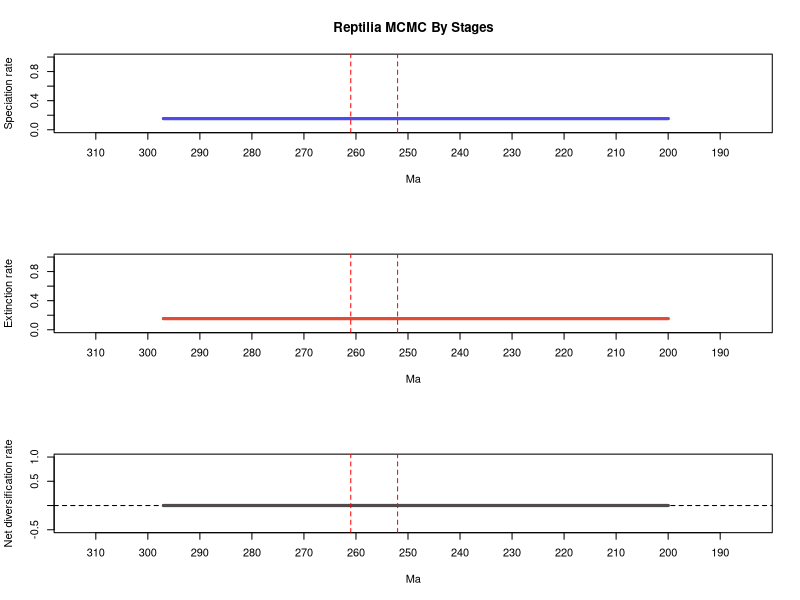

The R script that drew this image:
# 1 files combined:
# 	C:\Users\SimoesLabAdmin\Documents\BDNN_Arielli\reptilia\mcmc_predictors\B_covar_mcmc\combined_logs_full/combined_10_marginal_rates.log

# 95% HPDs calculated using code from Biopy (https://www.cs.auckland.ac.nz/~yhel002/biopy/)

pdf(file='C:/Users/SimoesLabAdmin/Documents/BDNN_Arielli/reptilia/mcmc_predictors/B_covar_mcmc/combined_logs_full/combined_10_marginal_rates_RTT_plot2.pdf', width = 8, height=10.8)
par(mfrow=c(3,1))
library(scales)
plot_RTT <- function (age,hpd_M,hpd_m,mean_m,color){
    N=100
    beta=(1:(N-1))/N
    alpha_shape=0.25
    cat=1-(beta^(1./alpha_shape))
    for (i in 1:(N-1)){
        trans= 1/N + 2/N
        polygon(c(age, rev(age)), c(hpd_M-((hpd_M-mean_m)*cat[i]), rev(hpd_m+((mean_m-hpd_m)*cat[i]))), col = alpha(color,trans), border = NA)
    }
    lines(rev(age), rev(mean_m), col = color, lwd=3)
}
    
L_hpd_m95=c(NA, NA,NA,NA,NA,NA,NA,NA,NA,NA,NA,NA,NA,NA,NA,NA,NA,NA,NA,NA,NA,NA,NA,NA,NA,NA,NA,NA,NA,NA,NA,NA,NA,NA,NA,NA,NA,NA,NA,NA,NA,NA,NA,NA,NA,NA,NA,NA,NA,NA,NA,NA,NA,NA,NA,NA,NA,NA,NA,NA,NA,NA,NA,NA,NA,NA,NA,NA,NA,NA,NA,NA,NA,NA,NA,NA,NA,NA,NA,NA,NA,NA,NA,NA,NA,NA,NA,NA,NA,NA,NA,NA,NA,NA,NA,NA,NA,NA,NA,NA,NA,NA,NA,NA,NA,NA,NA,NA,NA,NA,NA,NA,NA,NA,NA,NA,NA,NA,NA,NA,NA,NA,NA,NA,NA,NA,NA,NA,NA,NA,NA,NA,NA,NA,NA,NA,NA,NA,NA,NA,NA,NA,NA,NA,NA,NA,NA,NA,NA,NA,NA,NA,NA,NA,NA,NA,NA,NA,NA,NA,NA,NA,NA,NA,NA,NA,NA,NA,NA,NA,NA,NA,NA,NA,NA,NA,NA,NA,NA,NA,NA,NA,NA,NA,NA,NA,NA,NA,NA,NA,NA,NA,NA,NA,NA,NA,NA,NA,NA,NA,0.141898,0.141898,0.141898,0.141898,0.141898,0.141898,0.141898,0.141898,0.141898,0.141898,0.141898,0.141898,0.141898,0.141898,0.141898,0.141898,0.141898,0.141898,0.141898,0.141898,0.141898,0.141898,0.141898,0.141898,0.141898,0.141898,0.141898,0.141898,0.141898,0.141898,0.141898,0.141898,0.141898,0.141898,0.141898,0.141898,0.141898,0.141898,0.141898,0.141898,0.141898,0.141898,0.141898,0.141898,0.141898,0.141898,0.141898,0.141898,0.141898,0.141898,0.141898,0.141898,0.141898,0.141898,0.141898,0.141898,0.141898,0.141898,0.141898,0.141898,0.141898,0.141898,0.141898,0.141898,0.141898,0.141898,0.141898,0.141898,0.141898,0.141898,0.141898,0.141898,0.141898,0.141898,0.141898,0.141898,0.141898,0.141898,0.141898,0.141898,0.141898,0.141898,0.141898,0.141898,0.141898,0.141898,0.141898,0.141898,0.141898,0.141898,0.141898,0.141898,0.141898,0.141898,0.141898,0.141898,0.141898,0.141898)
L_hpd_M95=c(NA, NA,NA,NA,NA,NA,NA,NA,NA,NA,NA,NA,NA,NA,NA,NA,NA,NA,NA,NA,NA,NA,NA,NA,NA,NA,NA,NA,NA,NA,NA,NA,NA,NA,NA,NA,NA,NA,NA,NA,NA,NA,NA,NA,NA,NA,NA,NA,NA,NA,NA,NA,NA,NA,NA,NA,NA,NA,NA,NA,NA,NA,NA,NA,NA,NA,NA,NA,NA,NA,NA,NA,NA,NA,NA,NA,NA,NA,NA,NA,NA,NA,NA,NA,NA,NA,NA,NA,NA,NA,NA,NA,NA,NA,NA,NA,NA,NA,NA,NA,NA,NA,NA,NA,NA,NA,NA,NA,NA,NA,NA,NA,NA,NA,NA,NA,NA,NA,NA,NA,NA,NA,NA,NA,NA,NA,NA,NA,NA,NA,NA,NA,NA,NA,NA,NA,NA,NA,NA,NA,NA,NA,NA,NA,NA,NA,NA,NA,NA,NA,NA,NA,NA,NA,NA,NA,NA,NA,NA,NA,NA,NA,NA,NA,NA,NA,NA,NA,NA,NA,NA,NA,NA,NA,NA,NA,NA,NA,NA,NA,NA,NA,NA,NA,NA,NA,NA,NA,NA,NA,NA,NA,NA,NA,NA,NA,NA,NA,NA,NA,0.165536,0.165536,0.165536,0.165536,0.165536,0.165536,0.165536,0.165536,0.165536,0.165536,0.165536,0.165536,0.165536,0.165536,0.165536,0.165536,0.165536,0.165536,0.165536,0.165536,0.165536,0.165536,0.165536,0.165536,0.165536,0.165536,0.165536,0.165536,0.165536,0.165536,0.165536,0.165536,0.165536,0.165536,0.165536,0.165536,0.165536,0.165536,0.165536,0.165536,0.165536,0.165536,0.165536,0.165536,0.165536,0.165536,0.165536,0.165536,0.165536,0.165536,0.165536,0.165536,0.165536,0.165536,0.165536,0.165536,0.165536,0.165536,0.165536,0.165536,0.165536,0.165536,0.165536,0.165536,0.165536,0.165536,0.165536,0.165536,0.165536,0.165536,0.165536,0.165536,0.165536,0.165536,0.165536,0.165536,0.165536,0.165536,0.165536,0.165536,0.165536,0.165536,0.165536,0.165536,0.165536,0.165536,0.165536,0.165536,0.165536,0.165536,0.165536,0.165536,0.165536,0.165536,0.165536,0.165536,0.165536,0.165536)
M_hpd_m95=c(NA, NA,NA,NA,NA,NA,NA,NA,NA,NA,NA,NA,NA,NA,NA,NA,NA,NA,NA,NA,NA,NA,NA,NA,NA,NA,NA,NA,NA,NA,NA,NA,NA,NA,NA,NA,NA,NA,NA,NA,NA,NA,NA,NA,NA,NA,NA,NA,NA,NA,NA,NA,NA,NA,NA,NA,NA,NA,NA,NA,NA,NA,NA,NA,NA,NA,NA,NA,NA,NA,NA,NA,NA,NA,NA,NA,NA,NA,NA,NA,NA,NA,NA,NA,NA,NA,NA,NA,NA,NA,NA,NA,NA,NA,NA,NA,NA,NA,NA,NA,NA,NA,NA,NA,NA,NA,NA,NA,NA,NA,NA,NA,NA,NA,NA,NA,NA,NA,NA,NA,NA,NA,NA,NA,NA,NA,NA,NA,NA,NA,NA,NA,NA,NA,NA,NA,NA,NA,NA,NA,NA,NA,NA,NA,NA,NA,NA,NA,NA,NA,NA,NA,NA,NA,NA,NA,NA,NA,NA,NA,NA,NA,NA,NA,NA,NA,NA,NA,NA,NA,NA,NA,NA,NA,NA,NA,NA,NA,NA,NA,NA,NA,NA,NA,NA,NA,NA,NA,NA,NA,NA,NA,NA,NA,NA,NA,NA,NA,NA,NA,0.141945,0.141945,0.141945,0.141945,0.141945,0.141945,0.141945,0.141945,0.141945,0.141945,0.141945,0.141945,0.141945,0.141945,0.141945,0.141945,0.141945,0.141945,0.141945,0.141945,0.141945,0.141945,0.141945,0.141945,0.141945,0.141945,0.141945,0.141945,0.141945,0.141945,0.141945,0.141945,0.141945,0.141945,0.141945,0.141945,0.141945,0.141945,0.141945,0.141945,0.141945,0.141945,0.141945,0.141945,0.141945,0.141945,0.141945,0.141945,0.141945,0.141945,0.141945,0.141945,0.141945,0.141945,0.141945,0.141945,0.141945,0.141945,0.141945,0.141945,0.141945,0.141945,0.141945,0.141945,0.141945,0.141945,0.141945,0.141945,0.141945,0.141945,0.141945,0.141945,0.141945,0.141945,0.141945,0.141945,0.141945,0.141945,0.141945,0.141945,0.141945,0.141945,0.141945,0.141945,0.141945,0.141945,0.141945,0.141945,0.141945,0.141945,0.141945,0.141945,0.141945,0.141945,0.141945,0.141945,0.141945,0.141945)
M_hpd_M95=c(NA, NA,NA,NA,NA,NA,NA,NA,NA,NA,NA,NA,NA,NA,NA,NA,NA,NA,NA,NA,NA,NA,NA,NA,NA,NA,NA,NA,NA,NA,NA,NA,NA,NA,NA,NA,NA,NA,NA,NA,NA,NA,NA,NA,NA,NA,NA,NA,NA,NA,NA,NA,NA,NA,NA,NA,NA,NA,NA,NA,NA,NA,NA,NA,NA,NA,NA,NA,NA,NA,NA,NA,NA,NA,NA,NA,NA,NA,NA,NA,NA,NA,NA,NA,NA,NA,NA,NA,NA,NA,NA,NA,NA,NA,NA,NA,NA,NA,NA,NA,NA,NA,NA,NA,NA,NA,NA,NA,NA,NA,NA,NA,NA,NA,NA,NA,NA,NA,NA,NA,NA,NA,NA,NA,NA,NA,NA,NA,NA,NA,NA,NA,NA,NA,NA,NA,NA,NA,NA,NA,NA,NA,NA,NA,NA,NA,NA,NA,NA,NA,NA,NA,NA,NA,NA,NA,NA,NA,NA,NA,NA,NA,NA,NA,NA,NA,NA,NA,NA,NA,NA,NA,NA,NA,NA,NA,NA,NA,NA,NA,NA,NA,NA,NA,NA,NA,NA,NA,NA,NA,NA,NA,NA,NA,NA,NA,NA,NA,NA,NA,0.165576,0.165576,0.165576,0.165576,0.165576,0.165576,0.165576,0.165576,0.165576,0.165576,0.165576,0.165576,0.165576,0.165576,0.165576,0.165576,0.165576,0.165576,0.165576,0.165576,0.165576,0.165576,0.165576,0.165576,0.165576,0.165576,0.165576,0.165576,0.165576,0.165576,0.165576,0.165576,0.165576,0.165576,0.165576,0.165576,0.165576,0.165576,0.165576,0.165576,0.165576,0.165576,0.165576,0.165576,0.165576,0.165576,0.165576,0.165576,0.165576,0.165576,0.165576,0.165576,0.165576,0.165576,0.165576,0.165576,0.165576,0.165576,0.165576,0.165576,0.165576,0.165576,0.165576,0.165576,0.165576,0.165576,0.165576,0.165576,0.165576,0.165576,0.165576,0.165576,0.165576,0.165576,0.165576,0.165576,0.165576,0.165576,0.165576,0.165576,0.165576,0.165576,0.165576,0.165576,0.165576,0.165576,0.165576,0.165576,0.165576,0.165576,0.165576,0.165576,0.165576,0.165576,0.165576,0.165576,0.165576,0.165576)
R_hpd_m95=c(NA, NA,NA,NA,NA,NA,NA,NA,NA,NA,NA,NA,NA,NA,NA,NA,NA,NA,NA,NA,NA,NA,NA,NA,NA,NA,NA,NA,NA,NA,NA,NA,NA,NA,NA,NA,NA,NA,NA,NA,NA,NA,NA,NA,NA,NA,NA,NA,NA,NA,NA,NA,NA,NA,NA,NA,NA,NA,NA,NA,NA,NA,NA,NA,NA,NA,NA,NA,NA,NA,NA,NA,NA,NA,NA,NA,NA,NA,NA,NA,NA,NA,NA,NA,NA,NA,NA,NA,NA,NA,NA,NA,NA,NA,NA,NA,NA,NA,NA,NA,NA,NA,NA,NA,NA,NA,NA,NA,NA,NA,NA,NA,NA,NA,NA,NA,NA,NA,NA,NA,NA,NA,NA,NA,NA,NA,NA,NA,NA,NA,NA,NA,NA,NA,NA,NA,NA,NA,NA,NA,NA,NA,NA,NA,NA,NA,NA,NA,NA,NA,NA,NA,NA,NA,NA,NA,NA,NA,NA,NA,NA,NA,NA,NA,NA,NA,NA,NA,NA,NA,NA,NA,NA,NA,NA,NA,NA,NA,NA,NA,NA,NA,NA,NA,NA,NA,NA,NA,NA,NA,NA,NA,NA,NA,NA,NA,NA,NA,NA,NA,-0.015674,-0.015674,-0.015674,-0.015674,-0.015674,-0.015674,-0.015674,-0.015674,-0.015674,-0.015674,-0.015674,-0.015674,-0.015674,-0.015674,-0.015674,-0.015674,-0.015674,-0.015674,-0.015674,-0.015674,-0.015674,-0.015674,-0.015674,-0.015674,-0.015674,-0.015674,-0.015674,-0.015674,-0.015674,-0.015674,-0.015674,-0.015674,-0.015674,-0.015674,-0.015674,-0.015674,-0.015674,-0.015674,-0.015674,-0.015674,-0.015674,-0.015674,-0.015674,-0.015674,-0.015674,-0.015674,-0.015674,-0.015674,-0.015674,-0.015674,-0.015674,-0.015674,-0.015674,-0.015674,-0.015674,-0.015674,-0.015674,-0.015674,-0.015674,-0.015674,-0.015674,-0.015674,-0.015674,-0.015674,-0.015674,-0.015674,-0.015674,-0.015674,-0.015674,-0.015674,-0.015674,-0.015674,-0.015674,-0.015674,-0.015674,-0.015674,-0.015674,-0.015674,-0.015674,-0.015674,-0.015674,-0.015674,-0.015674,-0.015674,-0.015674,-0.015674,-0.015674,-0.015674,-0.015674,-0.015674,-0.015674,-0.015674,-0.015674,-0.015674,-0.015674,-0.015674,-0.015674,-0.015674)
R_hpd_M95=c(NA, NA,NA,NA,NA,NA,NA,NA,NA,NA,NA,NA,NA,NA,NA,NA,NA,NA,NA,NA,NA,NA,NA,NA,NA,NA,NA,NA,NA,NA,NA,NA,NA,NA,NA,NA,NA,NA,NA,NA,NA,NA,NA,NA,NA,NA,NA,NA,NA,NA,NA,NA,NA,NA,NA,NA,NA,NA,NA,NA,NA,NA,NA,NA,NA,NA,NA,NA,NA,NA,NA,NA,NA,NA,NA,NA,NA,NA,NA,NA,NA,NA,NA,NA,NA,NA,NA,NA,NA,NA,NA,NA,NA,NA,NA,NA,NA,NA,NA,NA,NA,NA,NA,NA,NA,NA,NA,NA,NA,NA,NA,NA,NA,NA,NA,NA,NA,NA,NA,NA,NA,NA,NA,NA,NA,NA,NA,NA,NA,NA,NA,NA,NA,NA,NA,NA,NA,NA,NA,NA,NA,NA,NA,NA,NA,NA,NA,NA,NA,NA,NA,NA,NA,NA,NA,NA,NA,NA,NA,NA,NA,NA,NA,NA,NA,NA,NA,NA,NA,NA,NA,NA,NA,NA,NA,NA,NA,NA,NA,NA,NA,NA,NA,NA,NA,NA,NA,NA,NA,NA,NA,NA,NA,NA,NA,NA,NA,NA,NA,NA,0.01524,0.01524,0.01524,0.01524,0.01524,0.01524,0.01524,0.01524,0.01524,0.01524,0.01524,0.01524,0.01524,0.01524,0.01524,0.01524,0.01524,0.01524,0.01524,0.01524,0.01524,0.01524,0.01524,0.01524,0.01524,0.01524,0.01524,0.01524,0.01524,0.01524,0.01524,0.01524,0.01524,0.01524,0.01524,0.01524,0.01524,0.01524,0.01524,0.01524,0.01524,0.01524,0.01524,0.01524,0.01524,0.01524,0.01524,0.01524,0.01524,0.01524,0.01524,0.01524,0.01524,0.01524,0.01524,0.01524,0.01524,0.01524,0.01524,0.01524,0.01524,0.01524,0.01524,0.01524,0.01524,0.01524,0.01524,0.01524,0.01524,0.01524,0.01524,0.01524,0.01524,0.01524,0.01524,0.01524,0.01524,0.01524,0.01524,0.01524,0.01524,0.01524,0.01524,0.01524,0.01524,0.01524,0.01524,0.01524,0.01524,0.01524,0.01524,0.01524,0.01524,0.01524,0.01524,0.01524,0.01524,0.01524)
L_mean=c(NA, NA,NA,NA,NA,NA,NA,NA,NA,NA,NA,NA,NA,NA,NA,NA,NA,NA,NA,NA,NA,NA,NA,NA,NA,NA,NA,NA,NA,NA,NA,NA,NA,NA,NA,NA,NA,NA,NA,NA,NA,NA,NA,NA,NA,NA,NA,NA,NA,NA,NA,NA,NA,NA,NA,NA,NA,NA,NA,NA,NA,NA,NA,NA,NA,NA,NA,NA,NA,NA,NA,NA,NA,NA,NA,NA,NA,NA,NA,NA,NA,NA,NA,NA,NA,NA,NA,NA,NA,NA,NA,NA,NA,NA,NA,NA,NA,NA,NA,NA,NA,NA,NA,NA,NA,NA,NA,NA,NA,NA,NA,NA,NA,NA,NA,NA,NA,NA,NA,NA,NA,NA,NA,NA,NA,NA,NA,NA,NA,NA,NA,NA,NA,NA,NA,NA,NA,NA,NA,NA,NA,NA,NA,NA,NA,NA,NA,NA,NA,NA,NA,NA,NA,NA,NA,NA,NA,NA,NA,NA,NA,NA,NA,NA,NA,NA,NA,NA,NA,NA,NA,NA,NA,NA,NA,NA,NA,NA,NA,NA,NA,NA,NA,NA,NA,NA,NA,NA,NA,NA,NA,NA,NA,NA,NA,NA,NA,NA,NA,NA,0.153569605511111,0.153569605511111,0.153569605511111,0.153569605511111,0.153569605511111,0.153569605511111,0.153569605511111,0.153569605511111,0.153569605511111,0.153569605511111,0.153569605511111,0.153569605511111,0.153569605511111,0.153569605511111,0.153569605511111,0.153569605511111,0.153569605511111,0.153569605511111,0.153569605511111,0.153569605511111,0.153569605511111,0.153569605511111,0.153569605511111,0.153569605511111,0.153569605511111,0.153569605511111,0.153569605511111,0.153569605511111,0.153569605511111,0.153569605511111,0.153569605511111,0.153569605511111,0.153569605511111,0.153569605511111,0.153569605511111,0.153569605511111,0.153569605511111,0.153569605511111,0.153569605511111,0.153569605511111,0.153569605511111,0.153569605511111,0.153569605511111,0.153569605511111,0.153569605511111,0.153569605511111,0.153569605511111,0.153569605511111,0.153569605511111,0.153569605511111,0.153569605511111,0.153569605511111,0.153569605511111,0.153569605511111,0.153569605511111,0.153569605511111,0.153569605511111,0.153569605511111,0.153569605511111,0.153569605511111,0.153569605511111,0.153569605511111,0.153569605511111,0.153569605511111,0.153569605511111,0.153569605511111,0.153569605511111,0.153569605511111,0.153569605511111,0.153569605511111,0.153569605511111,0.153569605511111,0.153569605511111,0.153569605511111,0.153569605511111,0.153569605511111,0.153569605511111,0.153569605511111,0.153569605511111,0.153569605511111,0.153569605511111,0.153569605511111,0.153569605511111,0.153569605511111,0.153569605511111,0.153569605511111,0.153569605511111,0.153569605511111,0.153569605511111,0.153569605511111,0.153569605511111,0.153569605511111,0.153569605511111,0.153569605511111,0.153569605511111,0.153569605511111,0.153569605511111,0.153569605511111)
M_mean=c(NA, NA,NA,NA,NA,NA,NA,NA,NA,NA,NA,NA,NA,NA,NA,NA,NA,NA,NA,NA,NA,NA,NA,NA,NA,NA,NA,NA,NA,NA,NA,NA,NA,NA,NA,NA,NA,NA,NA,NA,NA,NA,NA,NA,NA,NA,NA,NA,NA,NA,NA,NA,NA,NA,NA,NA,NA,NA,NA,NA,NA,NA,NA,NA,NA,NA,NA,NA,NA,NA,NA,NA,NA,NA,NA,NA,NA,NA,NA,NA,NA,NA,NA,NA,NA,NA,NA,NA,NA,NA,NA,NA,NA,NA,NA,NA,NA,NA,NA,NA,NA,NA,NA,NA,NA,NA,NA,NA,NA,NA,NA,NA,NA,NA,NA,NA,NA,NA,NA,NA,NA,NA,NA,NA,NA,NA,NA,NA,NA,NA,NA,NA,NA,NA,NA,NA,NA,NA,NA,NA,NA,NA,NA,NA,NA,NA,NA,NA,NA,NA,NA,NA,NA,NA,NA,NA,NA,NA,NA,NA,NA,NA,NA,NA,NA,NA,NA,NA,NA,NA,NA,NA,NA,NA,NA,NA,NA,NA,NA,NA,NA,NA,NA,NA,NA,NA,NA,NA,NA,NA,NA,NA,NA,NA,NA,NA,NA,NA,NA,NA,0.153579674144444,0.153579674144444,0.153579674144444,0.153579674144444,0.153579674144444,0.153579674144444,0.153579674144444,0.153579674144444,0.153579674144444,0.153579674144444,0.153579674144444,0.153579674144444,0.153579674144444,0.153579674144444,0.153579674144444,0.153579674144444,0.153579674144444,0.153579674144444,0.153579674144444,0.153579674144444,0.153579674144444,0.153579674144444,0.153579674144444,0.153579674144444,0.153579674144444,0.153579674144444,0.153579674144444,0.153579674144444,0.153579674144444,0.153579674144444,0.153579674144444,0.153579674144444,0.153579674144444,0.153579674144444,0.153579674144444,0.153579674144444,0.153579674144444,0.153579674144444,0.153579674144444,0.153579674144444,0.153579674144444,0.153579674144444,0.153579674144444,0.153579674144444,0.153579674144444,0.153579674144444,0.153579674144444,0.153579674144444,0.153579674144444,0.153579674144444,0.153579674144444,0.153579674144444,0.153579674144444,0.153579674144444,0.153579674144444,0.153579674144444,0.153579674144444,0.153579674144444,0.153579674144444,0.153579674144444,0.153579674144444,0.153579674144444,0.153579674144444,0.153579674144444,0.153579674144444,0.153579674144444,0.153579674144444,0.153579674144444,0.153579674144444,0.153579674144444,0.153579674144444,0.153579674144444,0.153579674144444,0.153579674144444,0.153579674144444,0.153579674144444,0.153579674144444,0.153579674144444,0.153579674144444,0.153579674144444,0.153579674144444,0.153579674144444,0.153579674144444,0.153579674144444,0.153579674144444,0.153579674144444,0.153579674144444,0.153579674144444,0.153579674144444,0.153579674144444,0.153579674144444,0.153579674144444,0.153579674144444,0.153579674144444,0.153579674144444,0.153579674144444,0.153579674144444,0.153579674144444)
R_mean=c(NA, NA,NA,NA,NA,NA,NA,NA,NA,NA,NA,NA,NA,NA,NA,NA,NA,NA,NA,NA,NA,NA,NA,NA,NA,NA,NA,NA,NA,NA,NA,NA,NA,NA,NA,NA,NA,NA,NA,NA,NA,NA,NA,NA,NA,NA,NA,NA,NA,NA,NA,NA,NA,NA,NA,NA,NA,NA,NA,NA,NA,NA,NA,NA,NA,NA,NA,NA,NA,NA,NA,NA,NA,NA,NA,NA,NA,NA,NA,NA,NA,NA,NA,NA,NA,NA,NA,NA,NA,NA,NA,NA,NA,NA,NA,NA,NA,NA,NA,NA,NA,NA,NA,NA,NA,NA,NA,NA,NA,NA,NA,NA,NA,NA,NA,NA,NA,NA,NA,NA,NA,NA,NA,NA,NA,NA,NA,NA,NA,NA,NA,NA,NA,NA,NA,NA,NA,NA,NA,NA,NA,NA,NA,NA,NA,NA,NA,NA,NA,NA,NA,NA,NA,NA,NA,NA,NA,NA,NA,NA,NA,NA,NA,NA,NA,NA,NA,NA,NA,NA,NA,NA,NA,NA,NA,NA,NA,NA,NA,NA,NA,NA,NA,NA,NA,NA,NA,NA,NA,NA,NA,NA,NA,NA,NA,NA,NA,NA,NA,NA,-1.0068133333e-05,-1.0068133333e-05,-1.0068133333e-05,-1.0068133333e-05,-1.0068133333e-05,-1.0068133333e-05,-1.0068133333e-05,-1.0068133333e-05,-1.0068133333e-05,-1.0068133333e-05,-1.0068133333e-05,-1.0068133333e-05,-1.0068133333e-05,-1.0068133333e-05,-1.0068133333e-05,-1.0068133333e-05,-1.0068133333e-05,-1.0068133333e-05,-1.0068133333e-05,-1.0068133333e-05,-1.0068133333e-05,-1.0068133333e-05,-1.0068133333e-05,-1.0068133333e-05,-1.0068133333e-05,-1.0068133333e-05,-1.0068133333e-05,-1.0068133333e-05,-1.0068133333e-05,-1.0068133333e-05,-1.0068133333e-05,-1.0068133333e-05,-1.0068133333e-05,-1.0068133333e-05,-1.0068133333e-05,-1.0068133333e-05,-1.0068133333e-05,-1.0068133333e-05,-1.0068133333e-05,-1.0068133333e-05,-1.0068133333e-05,-1.0068133333e-05,-1.0068133333e-05,-1.0068133333e-05,-1.0068133333e-05,-1.0068133333e-05,-1.0068133333e-05,-1.0068133333e-05,-1.0068133333e-05,-1.0068133333e-05,-1.0068133333e-05,-1.0068133333e-05,-1.0068133333e-05,-1.0068133333e-05,-1.0068133333e-05,-1.0068133333e-05,-1.0068133333e-05,-1.0068133333e-05,-1.0068133333e-05,-1.0068133333e-05,-1.0068133333e-05,-1.0068133333e-05,-1.0068133333e-05,-1.0068133333e-05,-1.0068133333e-05,-1.0068133333e-05,-1.0068133333e-05,-1.0068133333e-05,-1.0068133333e-05,-1.0068133333e-05,-1.0068133333e-05,-1.0068133333e-05,-1.0068133333e-05,-1.0068133333e-05,-1.0068133333e-05,-1.0068133333e-05,-1.0068133333e-05,-1.0068133333e-05,-1.0068133333e-05,-1.0068133333e-05,-1.0068133333e-05,-1.0068133333e-05,-1.0068133333e-05,-1.0068133333e-05,-1.0068133333e-05,-1.0068133333e-05,-1.0068133333e-05,-1.0068133333e-05,-1.0068133333e-05,-1.0068133333e-05,-1.0068133333e-05,-1.0068133333e-05,-1.0068133333e-05,-1.0068133333e-05,-1.0068133333e-05,-1.0068133333e-05,-1.0068133333e-05,-1.0068133333e-05)
trans=0.5
age=(0:(298-1))* -1
# Calculate positions for the mass extinction events
perm_trias_extinction = -252 # End-Permian mass extinction (252 Ma)
guadalupian_extinction = -261 # Guadalupian extinction (261 Ma)

# Define custom tick positions at 10 MY intervals
x_ticks <- seq(-310, -190, by=10)
x_tick_labels <- abs(x_ticks)

# First plot: Speciation rate
plot(age, age, type='n', ylim=c(0, 1), xlim=c(-312.9, -185.1), 
     ylab='Speciation rate', xlab='Ma', main='Reptilia MCMC By Stages', 
     xaxt='n') # Remove default x-axis
axis(1, at=x_ticks, labels=x_tick_labels) # Custom x-axis with 10MY interval ticks

plot_RTT(age, L_hpd_M95, L_hpd_m95, L_mean, "#4c4cec")
lines(rev(age), rev(L_mean), col="#4c4cec", lwd=3)

# Add vertical lines for mass extinction events
abline(v=perm_trias_extinction, col="red", lty=2) 
abline(v=guadalupian_extinction, col="red", lty=2)

# Second plot: Extinction rate
plot(age, age, type='n', ylim=c(0, 1), xlim=c(-312.9, -185.1), 
     ylab='Extinction rate', xlab='Ma',
     xaxt='n') # Remove default x-axis
axis(1, at=x_ticks, labels=x_tick_labels) # Custom x-axis with 10MY interval ticks

plot_RTT(age, M_hpd_M95, M_hpd_m95, M_mean, "#e34a33")
lines(rev(age), rev(M_mean), col="#e34a33", lwd=3)

# Add vertical lines for mass extinction events
abline(v=perm_trias_extinction, col="red", lty=2)
abline(v=guadalupian_extinction, col="red", lty=2)

# Third plot: Net diversification rate
plot(age, age, type='n', ylim=c(-0.5, 1), xlim=c(-312.9, -185.1), 
     ylab='Net diversification rate', xlab='Ma',
     xaxt='n') # Remove default x-axis
axis(1, at=x_ticks, labels=x_tick_labels) # Custom x-axis with 10MY interval ticks

abline(h=0, lty=2, col="black")
plot_RTT(age, R_hpd_M95, R_hpd_m95, R_mean, "#504A4B")
lines(rev(age), rev(R_mean), col="#504A4B", lwd=3)

# Add vertical lines for mass extinction events
abline(v=perm_trias_extinction, col="red", lty=2)
abline(v=guadalupian_extinction, col="red", lty=2)

dev.off()
